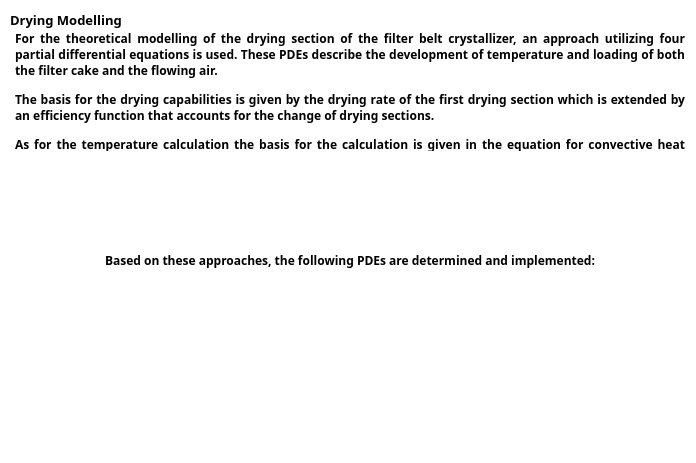
<?xml version="1.0" encoding="UTF-8"?>
<ui version="4.0">
 <class>Dialog</class>
 <widget class="QDialog" name="Dialog">
  <property name="geometry">
   <rect>
    <x>0</x>
    <y>0</y>
    <width>696</width>
    <height>463</height>
   </rect>
  </property>
  <property name="sizePolicy">
   <sizepolicy hsizetype="MinimumExpanding" vsizetype="Preferred">
    <horstretch>0</horstretch>
    <verstretch>0</verstretch>
   </sizepolicy>
  </property>
  <property name="windowTitle">
   <string>Help - Drying</string>
  </property>
  <property name="windowIcon">
   <iconset>
    <normaloff>../Graphics/AD2.ico</normaloff>../Graphics/AD2.ico</iconset>
  </property>
  <property name="styleSheet">
   <string notr="true">background-color: white</string>
  </property>
  <widget class="QLabel" name="label">
   <property name="geometry">
    <rect>
     <x>10</x>
     <y>10</y>
     <width>161</width>
     <height>21</height>
    </rect>
   </property>
   <property name="font">
    <font>
     <family>Segoe UI Semibold</family>
     <weight>75</weight>
     <bold>true</bold>
    </font>
   </property>
   <property name="styleSheet">
    <string notr="true">font-weight: bold; color: black;</string>
   </property>
   <property name="text">
    <string>&lt;html&gt;&lt;head/&gt;&lt;body&gt;&lt;p&gt;&lt;span style=&quot; font-size:10pt;&quot;&gt;Drying Modelling&lt;/span&gt;&lt;/p&gt;&lt;/body&gt;&lt;/html&gt;</string>
   </property>
  </widget>
  <widget class="QLabel" name="label_2">
   <property name="geometry">
    <rect>
     <x>15</x>
     <y>30</y>
     <width>670</width>
     <height>121</height>
    </rect>
   </property>
   <property name="sizePolicy">
    <sizepolicy hsizetype="Preferred" vsizetype="Preferred">
     <horstretch>0</horstretch>
     <verstretch>0</verstretch>
    </sizepolicy>
   </property>
   <property name="font">
    <font>
     <family>Segoe UI Semibold</family>
     <pointsize>9</pointsize>
     <weight>75</weight>
     <bold>true</bold>
    </font>
   </property>
   <property name="text">
    <string>&lt;html&gt;&lt;head/&gt;&lt;body&gt;&lt;p align=&quot;justify&quot;&gt;For the theoretical modelling of the drying section of the filter belt crystallizer, an approach utilizing four partial differential equations is used. These PDEs describe the development of temperature and loading of both the filter cake and the flowing air.&lt;/p&gt;&lt;p align=&quot;justify&quot;&gt;The basis for the drying capabilities is given by the drying rate of the first drying section which is extended by an efficiency function that accounts for the change of drying sections.&lt;/p&gt;&lt;p align=&quot;justify&quot;&gt;As for the temperature calculation the basis for the calculation is given in the equation for convective heat transfer.&lt;/p&gt;&lt;/body&gt;&lt;/html&gt;</string>
   </property>
   <property name="wordWrap">
    <bool>true</bool>
   </property>
  </widget>
  <widget class="QLabel" name="label_3">
   <property name="geometry">
    <rect>
     <x>129</x>
     <y>160</y>
     <width>301</width>
     <height>61</height>
    </rect>
   </property>
   <property name="text">
    <string/>
   </property>
   <property name="pixmap">
    <pixmap>../Graphics/DryingRate.svg</pixmap>
   </property>
  </widget>
  <widget class="QLabel" name="label_4">
   <property name="geometry">
    <rect>
     <x>15</x>
     <y>220</y>
     <width>670</width>
     <height>81</height>
    </rect>
   </property>
   <property name="font">
    <font>
     <family>Segoe UI Semibold</family>
     <pointsize>9</pointsize>
     <weight>75</weight>
     <bold>true</bold>
    </font>
   </property>
   <property name="text">
    <string>&lt;html&gt;&lt;head/&gt;&lt;body&gt;&lt;p align=&quot;center&quot;&gt;Based on these approaches, the following PDEs are determined and implemented:&lt;/p&gt;&lt;/body&gt;&lt;/html&gt;</string>
   </property>
   <property name="wordWrap">
    <bool>true</bool>
   </property>
  </widget>
  <widget class="QLabel" name="label_5">
   <property name="geometry">
    <rect>
     <x>40</x>
     <y>290</y>
     <width>321</width>
     <height>51</height>
    </rect>
   </property>
   <property name="text">
    <string/>
   </property>
   <property name="pixmap">
    <pixmap>../Graphics/WCake.svg</pixmap>
   </property>
  </widget>
  <widget class="QLabel" name="label_7">
   <property name="geometry">
    <rect>
     <x>90</x>
     <y>349</y>
     <width>501</width>
     <height>41</height>
    </rect>
   </property>
   <property name="text">
    <string/>
   </property>
   <property name="pixmap">
    <pixmap>../Graphics/TCake.svg</pixmap>
   </property>
  </widget>
  <widget class="QLabel" name="label_9">
   <property name="geometry">
    <rect>
     <x>460</x>
     <y>160</y>
     <width>71</width>
     <height>61</height>
    </rect>
   </property>
   <property name="text">
    <string/>
   </property>
   <property name="pixmap">
    <pixmap>../Graphics/HeatTransfer.svg</pixmap>
   </property>
  </widget>
  <widget class="QLabel" name="label_6">
   <property name="geometry">
    <rect>
     <x>400</x>
     <y>290</y>
     <width>250</width>
     <height>51</height>
    </rect>
   </property>
   <property name="text">
    <string/>
   </property>
   <property name="pixmap">
    <pixmap>../Graphics/WAir.svg</pixmap>
   </property>
  </widget>
  <widget class="QLabel" name="label_10">
   <property name="geometry">
    <rect>
     <x>70</x>
     <y>400</y>
     <width>581</width>
     <height>41</height>
    </rect>
   </property>
   <property name="text">
    <string/>
   </property>
   <property name="pixmap">
    <pixmap>../Graphics/TAir.svg</pixmap>
   </property>
  </widget>
 </widget>
 <resources/>
 <connections/>
</ui>
